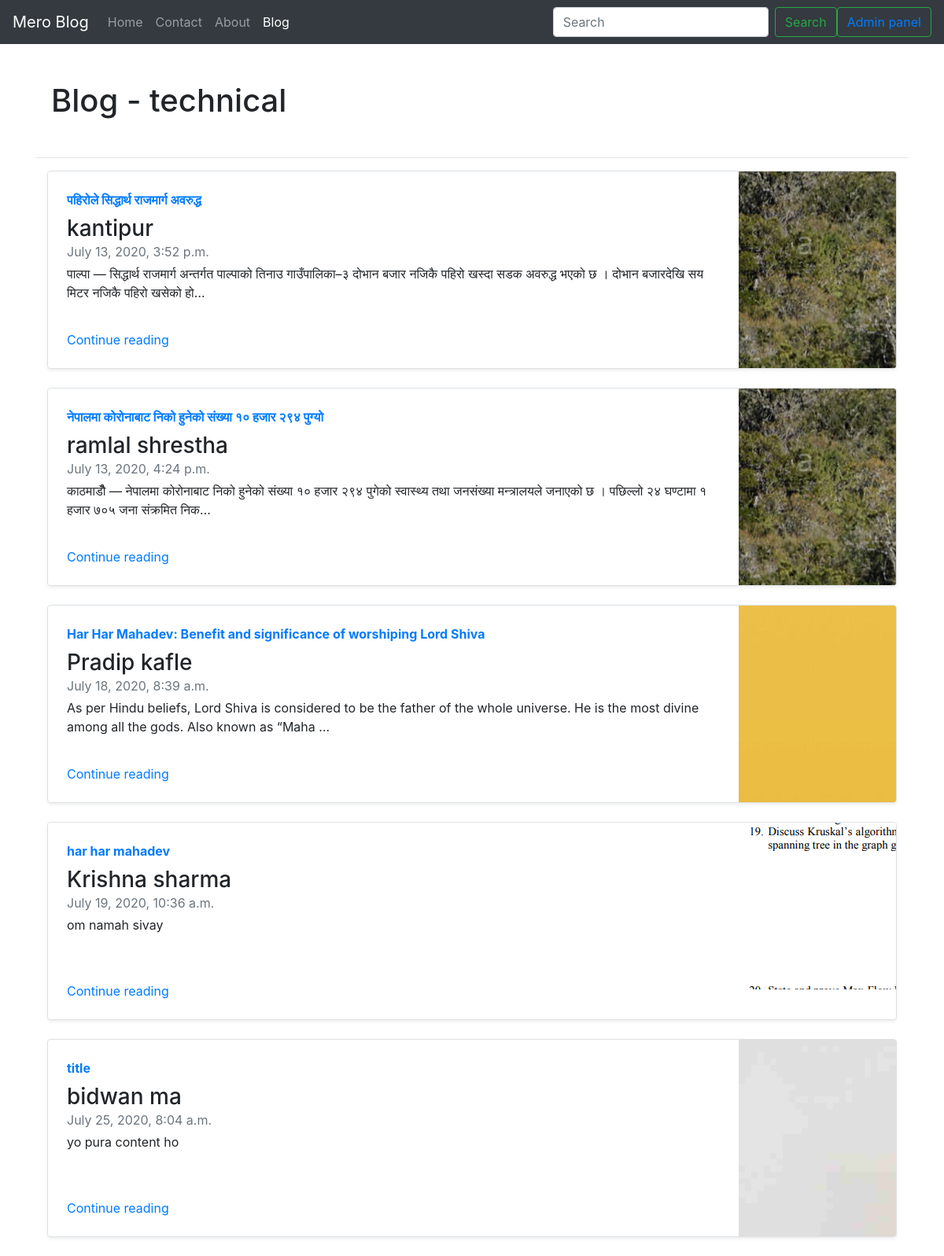
Screenshot of /blog/ with the database file from the repository.
### blog/models.py (models this page shows, shortened)
class Post(models.Model):
    serial_no = models.AutoField(primary_key=True)
    title = models.CharField(max_length=150)
    content = models.CharField(max_length=5000)
    aurthor = models.CharField(max_length=20)
    timestamp = models.DateTimeField(blank=True)
    slug = models.CharField(max_length=150)
    media_image = models.ImageField(upload_to='blog/images',default='')

### blog/views.py (the view)
# urls.py: path('',views.blog_home,name='blog_home'),
def blog_home(request):
    data = Post.objects.all()
    context = {'data':data}
    return render(request,'blog/blog.html',context)

### templates/blog/blog.html (shortened to what this page needs)
{% extends 'base.html' %}
{% block active_nav_bar_blog %} active{% endblock active_nav_bar_blog %}
{% block body %}
<div class="container">
<h1 class="my-5"style="margin-left:20px">Blog - technical</h1>
<hr>
{% for each in data %}
<div class="container">
  <div class="row no-gutters border rounded overflow-hidden flex-md-row mb-4 my-2 shadow-sm h-md-250 position-relative">
    <div class="col p-4 d-flex flex-column position-static">
      <strong class="d-inline-block mb-2 text-primary">{{each.title}}</strong>
      <h3 class="mb-0">{{each.aurthor}}</h3>
      <div class="mb-1 text-muted">{{each.timestamp}}</div>
      <p class="card-text mb-auto">{{each.content | truncatechars:150}}</p>
      <a href="/blog/{{each.slug}}" class="stretched-link">Continue reading</a>
    </div>
    <div class="photo_size">
      <img src="/media/{{each.media_image}}" alt="imgg">
    </div>
  </div>
</div>
{% endfor %}
</div>
{% endblock body %}

### templates/base.html (shortened to what this page needs)
<!doctype html>
<html lang="en">
<head>
  <link rel="stylesheet" href="https://stackpath.bootstrapcdn.com/bootstrap/4.5.0/css/bootstrap.min.css">
</head>
<body>
  <nav class="navbar navbar-expand-lg navbar-dark bg-dark">
  <a  class="navbar-brand" href="/">Mero Blog</a>
  <div class="collapse navbar-collapse" id="navbarTogglerDemo02">
    <ul class="navbar-nav mr-auto mt-2 mt-lg-0">
      <li class="nav-item {% block active_nav_bar_home %}{% endblock active_nav_bar_home %}">
        <a  class="nav-link" href="/">Home <span class="sr-only">(current)</span></a>
      </li>
      <li class="nav-item {% block active_nav_bar_contact %} {% endblock active_nav_bar_contact %}">
        <a  class="nav-link" href="/contacts">Contact</a>
      </li>
      <li class="nav-item {% block active_nav_bar_about %} {% endblock active_nav_bar_about %}">
        <a  class="nav-link" href="/about">About</a>
      </li>
      <li class="nav-item {% block active_nav_bar_blog %} {% endblock active_nav_bar_blog %}">
        <a  class="nav-link" href="/blog">Blog</a>
      </li>
    </ul>
    <form class="form-inline my-2 my-lg-0" method="get" action="/search">
      <input class="form-control mr-sm-2" type="search" placeholder="Search" name="search" id="search">
      <button class="btn btn-outline-success my-2 my-sm-0" type="submit">Search</button>
      <button class="btn btn-outline-success my-2 my-sm-0"><a href="/admin"  target='_blank'>Admin panel</a></button>
    </form>
  </div>
</nav>
{% block body %}
{% endblock body%}
</body>
</html>

### templates/base.html (style rules this page uses)
.photo_size { width: 200px; height: 250px; }

### rows the page displays
Post: title "पहिरोले सिद्धार्थ राजमार्ग अवरुद्ध", aurthor "kantipur", timestamp "July 13, 2020, 3:52 p.m.", content "पाल्पा — सिद्धार्थ राजमार्ग अन्तर्गत पाल्पाको तिनाउ गाउँपालिका–३ दोभान बजार नजिकै पहिरो खस्दा सडक अवरुद्ध भएको छ । दोभान बजारदेखि सय मिटर नजिकै पहिरो खसेको हो…", media_image (picture)
Post: title "नेपालमा कोरोनाबाट निको हुनेको संख्या १० हजार २९४ पुग्यो", aurthor "ramlal shrestha", timestamp "July 13, 2020, 4:24 p.m.", content "काठमाडौँ — नेपालमा कोरोनाबाट निको हुनेको संख्या १० हजार २९४ पुगेको स्वास्थ्य तथा जनसंख्या मन्त्रालयले जनाएको छ । पछिल्लो २४ घण्टामा १ हजार ७०५ जना संक्रमित निक…", media_image (picture)
Post: title "Har Har Mahadev: Benefit and significance of worshiping Lord Shiva", aurthor "Pradip kafle", timestamp "July 18, 2020, 8:39 a.m.", content "As per Hindu beliefs, Lord Shiva is considered to be the father of the whole universe. He is the most divine among all the gods. Also known as “Maha …", media_image (picture)
Post: title "har har mahadev", aurthor "Krishna sharma", timestamp "July 19, 2020, 10:36 a.m.", content "om namah sivay", media_image (picture)
Post: title "title", aurthor "bidwan ma", timestamp "July 25, 2020, 8:04 a.m.", content "yo pura content ho", media_image (picture)
